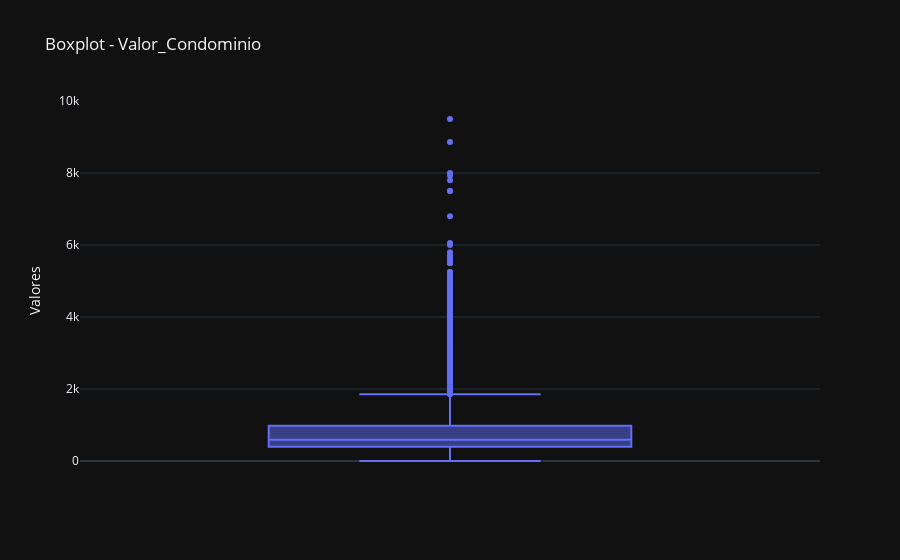

Here is the notebook cell this chart was saved with:
### Code cell
# BOXPLOT - VALOR CONDOMINIO
fig = px.box(df, y='Valor_Condominio', title='Boxplot - Valor_Condominio', labels={'Valor_Condominio': 'Valores'})
fig.show()

### Figure 1 — Plotly figure (JSON) as saved in the notebook; plotly's stock layout.template omitted (floating-point values rounded to 4 significant figures; data arrays with more than 128 entries replaced by an {"elided": "..."} marker saying what was removed)
{"data": [{"alignmentgroup": "True", "hovertemplate": "Valores=%{y}<extra></extra>", "legendgroup": "", "marker": {"color": "#636efa"}, "name": "", "notched": false, "offsetgroup": "", "orientation": "v", "showlegend": false, "x0": " ", "xaxis": "x", "y": {"elided": "7203 int values"}, "y0": " ", "yaxis": "y", "type": "box"}], "layout": {"xaxis": {"anchor": "y", "domain": [0.0, 1.0]}, "yaxis": {"anchor": "x", "domain": [0.0, 1.0], "title": {"text": "Valores"}}, "legend": {"tracegroupgap": 0}, "title": {"text": "Boxplot - Valor_Condominio"}, "boxmode": "group"}}
